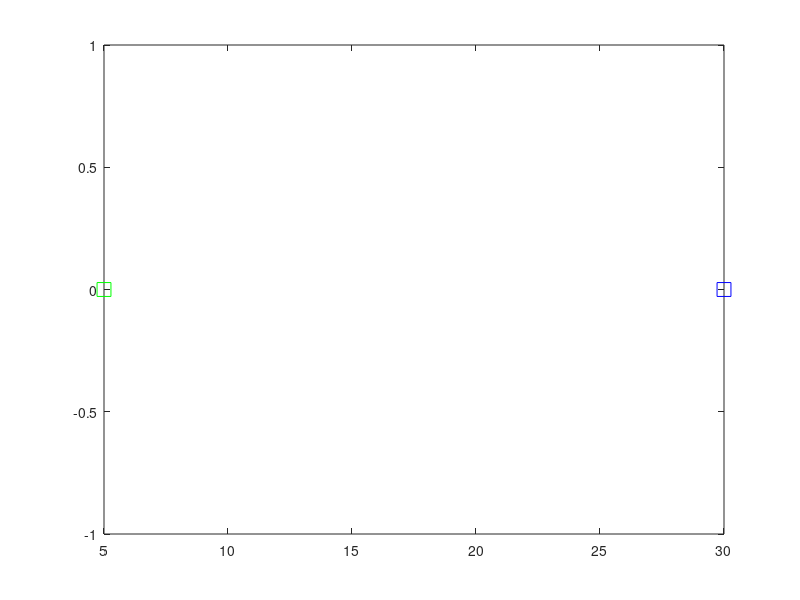

Write the MATLAB code that produced this figure.
% model prameters

global barx2;
global options
global tol

barx2 = 0.5;
tol = .3;
global z_min;
global z_max;

z_min = 20;
z_max = 40;

% simulate parameters
DeltaT = .2;
DeltaJ = 1;

rule = 1;
options = odeset('RelTol',1e-6,'MaxStep',.1);

global TSPAN_f;
global JSPAN_f;

global TSPAN_g;
global JSPAN_g;

TSPAN_f=[0 DeltaT];
JSPAN_f = [0 1];

TSPAN_g=[0 20];
JSPAN_g = [0 1];

x0 = [5; 0];
xf = [30; 0];

figure(1);
plot(x0(1), x0(2),'gs', 'MarkerSize', 10,'DisplayName','Initial state');
hold on
plot(xf(1), xf(2),'bs', 'MarkerSize', 10,'DisplayName','Final state');
hold on

U_D_fw = 0;
U_C_fw = 0;
U_D_bw = 0;
U_C_bw = 0;